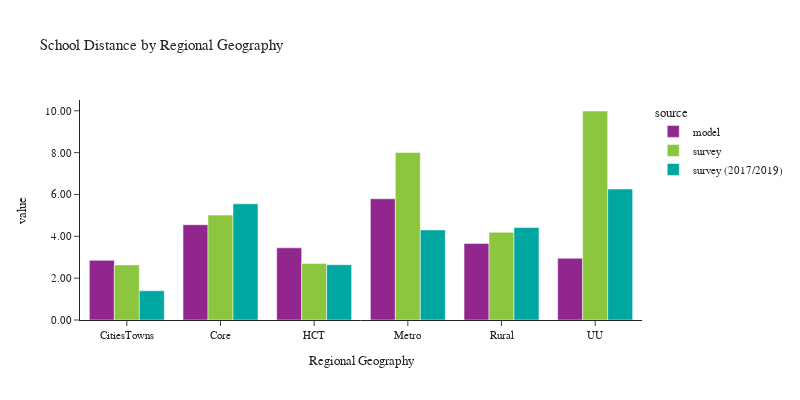

Source (notebook cell):
### Code cell
plot_school_location(df_students, 'rg_proposed_school', 'Regional Geography', 'Regional Geography')

### Figure 1 — Plotly figure (JSON) as saved in the notebook; plotly's stock layout.template omitted (floating-point values rounded to 4 significant figures)
{"data": [{"alignmentgroup": "True", "customdata": [[8855], [25616], [18009], [33879], [6964], [3728]], "hovertemplate": "source=model<br>rg_proposed_school=%{x}<br>value=%{y}<br>sample count=%{customdata[0]}<extra></extra>", "legendgroup": "model", "marker": {"color": "#91268F", "pattern": {"shape": ""}}, "name": "model", "offsetgroup": "model", "orientation": "v", "showlegend": true, "textposition": "auto", "type": "bar", "x": ["CitiesTowns", "Core", "HCT", "Metro", "Rural", "UU"], "xaxis": "x", "y": [2.852, 4.556, 3.45, 5.795, 3.659, 2.952], "yaxis": "y"}, {"alignmentgroup": "True", "customdata": [[43], [152], [149], [515], [37], [23]], "hovertemplate": "source=survey<br>rg_proposed_school=%{x}<br>value=%{y}<br>sample count=%{customdata[0]}<extra></extra>", "legendgroup": "survey", "marker": {"color": "#8CC63E", "pattern": {"shape": ""}}, "name": "survey", "offsetgroup": "survey", "orientation": "v", "showlegend": true, "textposition": "auto", "type": "bar", "x": ["CitiesTowns", "Core", "HCT", "Metro", "Rural", "UU"], "xaxis": "x", "y": [2.632, 5.014, 2.705, 8.012, 4.19, 9.991], "yaxis": "y"}, {"alignmentgroup": "True", "customdata": [[20], [139], [42], [205], [39], [6]], "hovertemplate": "source=survey (2017/2019)<br>rg_proposed_school=%{x}<br>value=%{y}<br>sample count=%{customdata[0]}<extra></extra>", "legendgroup": "survey (2017/2019)", "marker": {"color": "#00A7A0", "pattern": {"shape": ""}}, "name": "survey (2017/2019)", "offsetgroup": "survey (2017/2019)", "orientation": "v", "showlegend": true, "textposition": "auto", "type": "bar", "x": ["CitiesTowns", "Core", "HCT", "Metro", "Rural", "UU"], "xaxis": "x", "y": [1.398, 5.553, 2.644, 4.306, 4.419, 6.259], "yaxis": "y"}], "layout": {"barmode": "group", "font": {"size": 11}, "height": 400, "legend": {"title": {"text": "source"}, "tracegroupgap": 0}, "title": {"text": "School Distance by Regional Geography"}, "width": 800, "xaxis": {"anchor": "y", "domain": [0.0, 1.0], "title": {"text": "Regional Geography"}}, "yaxis": {"anchor": "x", "domain": [0.0, 1.0], "tickformat": ".2f", "title": {"text": "value"}}}}
